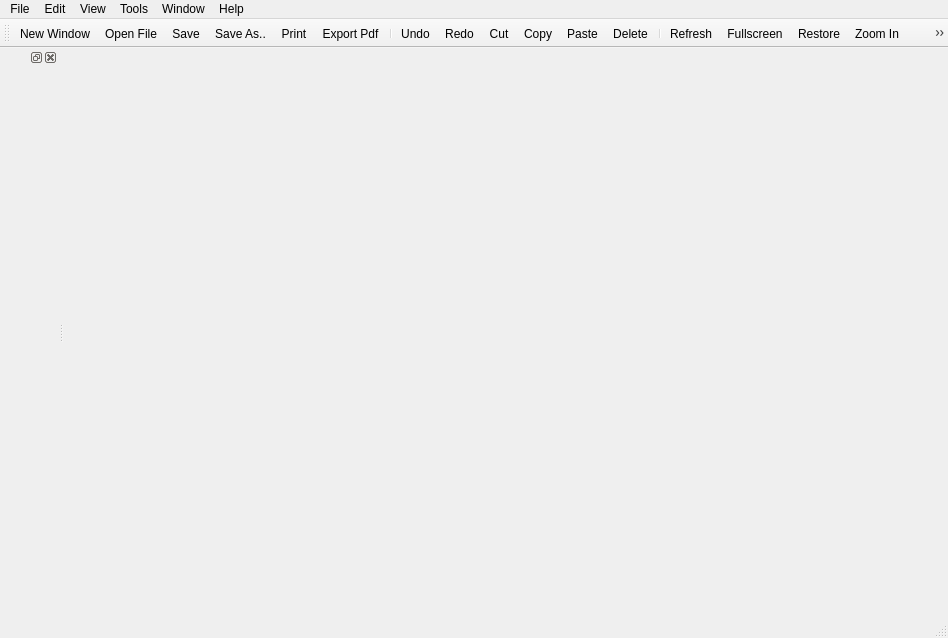
<?xml version="1.0" encoding="UTF-8"?>
<ui version="4.0">
 <class>detectWindow</class>
 <widget class="QMainWindow" name="detectWindow">
  <property name="windowModality">
   <enum>Qt::NonModal</enum>
  </property>
  <property name="enabled">
   <bool>true</bool>
  </property>
  <property name="geometry">
   <rect>
    <x>0</x>
    <y>0</y>
    <width>948</width>
    <height>638</height>
   </rect>
  </property>
  <property name="font">
   <font>
    <pointsize>9</pointsize>
   </font>
  </property>
  <property name="windowTitle">
   <string>HT-Detector</string>
  </property>
  <property name="windowIcon">
   <iconset resource="../img.qrc">
    <normaloff>:/resource/10125_icons/shell32_35.ico</normaloff>:/resource/10125_icons/shell32_35.ico</iconset>
  </property>
  <property name="autoFillBackground">
   <bool>true</bool>
  </property>
  <property name="inputMethodHints">
   <set>Qt::ImhNone</set>
  </property>
  <property name="iconSize">
   <size>
    <width>30</width>
    <height>30</height>
   </size>
  </property>
  <widget class="QWidget" name="centralwidget">
   <layout class="QVBoxLayout" name="verticalLayout">
    <item>
     <layout class="QVBoxLayout" name="mainwindowVLayout">
      <property name="sizeConstraint">
       <enum>QLayout::SetNoConstraint</enum>
      </property>
     </layout>
    </item>
   </layout>
  </widget>
  <widget class="QMenuBar" name="menubar">
   <property name="geometry">
    <rect>
     <x>0</x>
     <y>0</y>
     <width>948</width>
     <height>17</height>
    </rect>
   </property>
   <widget class="QMenu" name="menuFile">
    <property name="title">
     <string>File</string>
    </property>
    <addaction name="actionNew_Window"/>
    <addaction name="actionOpen_File"/>
    <addaction name="separator"/>
    <addaction name="actionSave"/>
    <addaction name="actionSave_As"/>
    <addaction name="separator"/>
    <addaction name="actionPrint"/>
    <addaction name="actionPrint_Preview"/>
    <addaction name="actionExport_Pdf"/>
    <addaction name="separator"/>
    <addaction name="actionExit"/>
   </widget>
   <widget class="QMenu" name="menuEdit">
    <property name="title">
     <string>Edit</string>
    </property>
    <addaction name="actionUndo"/>
    <addaction name="actionRedo"/>
    <addaction name="separator"/>
    <addaction name="actionCut"/>
    <addaction name="actionCopy"/>
    <addaction name="actionPaste"/>
    <addaction name="separator"/>
    <addaction name="actionRemove"/>
    <addaction name="actionDelete"/>
    <addaction name="separator"/>
    <addaction name="actionAdvanced"/>
    <addaction name="separator"/>
    <addaction name="actionFind_Replace"/>
    <addaction name="separator"/>
    <addaction name="actionPreferences"/>
   </widget>
   <widget class="QMenu" name="menuView">
    <property name="title">
     <string>View</string>
    </property>
    <addaction name="actionRefresh"/>
    <addaction name="actionFullscreen"/>
    <addaction name="actionRestore"/>
    <addaction name="actionZoom_In"/>
    <addaction name="actionZoom_Out"/>
    <addaction name="actionZoom_Original"/>
    <addaction name="actionZoom_Fit_Best"/>
   </widget>
   <widget class="QMenu" name="menuTools">
    <property name="title">
     <string>Tools</string>
    </property>
   </widget>
   <widget class="QMenu" name="menuWindow">
    <property name="title">
     <string>Window</string>
    </property>
   </widget>
   <widget class="QMenu" name="menuHelp">
    <property name="title">
     <string>Help</string>
    </property>
    <addaction name="actionAbout_Qt_Creator"/>
   </widget>
   <addaction name="menuFile"/>
   <addaction name="menuEdit"/>
   <addaction name="menuView"/>
   <addaction name="menuTools"/>
   <addaction name="menuWindow"/>
   <addaction name="menuHelp"/>
  </widget>
  <widget class="QStatusBar" name="statusbar"/>
  <widget class="QToolBar" name="menuToolBar">
   <property name="enabled">
    <bool>true</bool>
   </property>
   <property name="sizePolicy">
    <sizepolicy hsizetype="Preferred" vsizetype="Expanding">
     <horstretch>0</horstretch>
     <verstretch>0</verstretch>
    </sizepolicy>
   </property>
   <property name="cursor">
    <cursorShape>ArrowCursor</cursorShape>
   </property>
   <property name="mouseTracking">
    <bool>false</bool>
   </property>
   <property name="windowTitle">
    <string>toolBar</string>
   </property>
   <property name="autoFillBackground">
    <bool>false</bool>
   </property>
   <property name="iconSize">
    <size>
     <width>30</width>
     <height>30</height>
    </size>
   </property>
   <property name="floatable">
    <bool>true</bool>
   </property>
   <attribute name="toolBarArea">
    <enum>TopToolBarArea</enum>
   </attribute>
   <attribute name="toolBarBreak">
    <bool>false</bool>
   </attribute>
   <addaction name="actionNew_Window"/>
   <addaction name="actionOpen_File"/>
   <addaction name="actionSave"/>
   <addaction name="actionSave_As"/>
   <addaction name="actionPrint"/>
   <addaction name="actionExport_Pdf"/>
   <addaction name="separator"/>
   <addaction name="actionUndo"/>
   <addaction name="actionRedo"/>
   <addaction name="actionCut"/>
   <addaction name="actionCopy"/>
   <addaction name="actionPaste"/>
   <addaction name="actionDelete"/>
   <addaction name="separator"/>
   <addaction name="actionRefresh"/>
   <addaction name="actionFullscreen"/>
   <addaction name="actionRestore"/>
   <addaction name="actionZoom_In"/>
   <addaction name="actionZoom_Out"/>
   <addaction name="actionZoom_Fit_Best"/>
   <addaction name="separator"/>
  </widget>
  <widget class="QDockWidget" name="dockWidget">
   <attribute name="dockWidgetArea">
    <number>1</number>
   </attribute>
   <widget class="QWidget" name="dockWidgetContents"/>
  </widget>
  <action name="actionNew_Window">
   <property name="icon">
    <iconset resource="../img.qrc">
     <normaloff>:/resource/mine/newwindow.ico</normaloff>:/resource/mine/newwindow.ico</iconset>
   </property>
   <property name="text">
    <string>New Window</string>
   </property>
   <property name="shortcut">
    <string>Ctrl+N</string>
   </property>
   <property name="shortcutContext">
    <enum>Qt::WindowShortcut</enum>
   </property>
   <property name="visible">
    <bool>true</bool>
   </property>
  </action>
  <action name="actionOpen_File">
   <property name="icon">
    <iconset resource="../img.qrc">
     <normaloff>:/resource/mine/openfile.ico</normaloff>:/resource/mine/openfile.ico</iconset>
   </property>
   <property name="text">
    <string>Open File</string>
   </property>
   <property name="shortcut">
    <string>Ctrl+O</string>
   </property>
  </action>
  <action name="actionSave">
   <property name="icon">
    <iconset resource="../img.qrc">
     <normaloff>:/resource/mine/save.ico</normaloff>:/resource/mine/save.ico</iconset>
   </property>
   <property name="text">
    <string>Save</string>
   </property>
   <property name="shortcut">
    <string>Ctrl+S</string>
   </property>
  </action>
  <action name="actionSave_As">
   <property name="icon">
    <iconset resource="../img.qrc">
     <normaloff>:/resource/mine/saveas.ico</normaloff>:/resource/mine/saveas.ico</iconset>
   </property>
   <property name="text">
    <string>Save As..</string>
   </property>
  </action>
  <action name="actionPrint">
   <property name="icon">
    <iconset resource="../img.qrc">
     <normaloff>:/resource/mine/print.ico</normaloff>:/resource/mine/print.ico</iconset>
   </property>
   <property name="text">
    <string>Print</string>
   </property>
   <property name="shortcut">
    <string>Ctrl+P</string>
   </property>
  </action>
  <action name="actionPrint_Preview">
   <property name="icon">
    <iconset theme="document-print-preview">
     <normaloff>.</normaloff>.</iconset>
   </property>
   <property name="text">
    <string>Print Preview</string>
   </property>
  </action>
  <action name="actionExit">
   <property name="icon">
    <iconset theme="window-close">
     <normaloff>.</normaloff>.</iconset>
   </property>
   <property name="text">
    <string>Exit</string>
   </property>
   <property name="shortcut">
    <string>Ctrl+Q</string>
   </property>
  </action>
  <action name="actionUndo">
   <property name="icon">
    <iconset resource="../img.qrc">
     <normaloff>:/resource/10125_icons/imageres_5315.ico</normaloff>:/resource/10125_icons/imageres_5315.ico</iconset>
   </property>
   <property name="text">
    <string>Undo</string>
   </property>
   <property name="shortcut">
    <string>Ctrl+Z</string>
   </property>
  </action>
  <action name="actionRedo">
   <property name="icon">
    <iconset resource="../img.qrc">
     <normaloff>:/resource/10125_icons/imageres_5311.ico</normaloff>:/resource/10125_icons/imageres_5311.ico</iconset>
   </property>
   <property name="text">
    <string>Redo</string>
   </property>
   <property name="shortcut">
    <string>Ctrl+Y</string>
   </property>
  </action>
  <action name="actionCut">
   <property name="icon">
    <iconset resource="../img.qrc">
     <normaloff>:/resource/10125_icons/shell32_16762.ico</normaloff>:/resource/10125_icons/shell32_16762.ico</iconset>
   </property>
   <property name="text">
    <string>Cut</string>
   </property>
   <property name="shortcut">
    <string>Ctrl+X</string>
   </property>
  </action>
  <action name="actionCopy">
   <property name="icon">
    <iconset resource="../img.qrc">
     <normaloff>:/resource/10125_icons/shell32_243.ico</normaloff>:/resource/10125_icons/shell32_243.ico</iconset>
   </property>
   <property name="text">
    <string>Copy</string>
   </property>
   <property name="shortcut">
    <string>Ctrl+C</string>
   </property>
  </action>
  <action name="actionPaste">
   <property name="icon">
    <iconset resource="../img.qrc">
     <normaloff>:/resource/10125_icons/shell32_16763.ico</normaloff>:/resource/10125_icons/shell32_16763.ico</iconset>
   </property>
   <property name="text">
    <string>Paste</string>
   </property>
   <property name="shortcut">
    <string>Ctrl+V</string>
   </property>
  </action>
  <action name="actionRemove">
   <property name="text">
    <string>Remove</string>
   </property>
   <property name="shortcut">
    <string>Del</string>
   </property>
  </action>
  <action name="actionDelete">
   <property name="icon">
    <iconset resource="../img.qrc">
     <normaloff>:/resource/mine/delete.ico</normaloff>:/resource/mine/delete.ico</iconset>
   </property>
   <property name="text">
    <string>Delete</string>
   </property>
   <property name="shortcut">
    <string>Ctrl+D</string>
   </property>
  </action>
  <action name="actionAdvanced">
   <property name="text">
    <string>Advanced</string>
   </property>
  </action>
  <action name="actionFind_Replace">
   <property name="icon">
    <iconset theme="edit-find-replace">
     <normaloff>.</normaloff>.</iconset>
   </property>
   <property name="text">
    <string>Find/Replace</string>
   </property>
  </action>
  <action name="actionPreferences">
   <property name="text">
    <string>Preferences</string>
   </property>
  </action>
  <action name="actionAbout_Qt_Creator">
   <property name="text">
    <string>About Qt Creator...</string>
   </property>
  </action>
  <action name="actionRefresh">
   <property name="icon">
    <iconset resource="../img.qrc">
     <normaloff>:/resource/mine/refresh.ico</normaloff>:/resource/mine/refresh.ico</iconset>
   </property>
   <property name="text">
    <string>Refresh</string>
   </property>
   <property name="shortcut">
    <string>Ctrl+R</string>
   </property>
  </action>
  <action name="actionFullscreen">
   <property name="icon">
    <iconset resource="../img.qrc">
     <normaloff>:/resource/mine/fullscreen.ico</normaloff>:/resource/mine/fullscreen.ico</iconset>
   </property>
   <property name="text">
    <string>Fullscreen</string>
   </property>
  </action>
  <action name="actionRestore">
   <property name="icon">
    <iconset resource="../img.qrc">
     <normaloff>:/resource/mine/restore.ico</normaloff>:/resource/mine/restore.ico</iconset>
   </property>
   <property name="text">
    <string>Restore</string>
   </property>
  </action>
  <action name="actionZoom_In">
   <property name="icon">
    <iconset resource="../img.qrc">
     <normaloff>:/resource/mine/zoomin.ico</normaloff>:/resource/mine/zoomin.ico</iconset>
   </property>
   <property name="text">
    <string>Zoom In</string>
   </property>
  </action>
  <action name="actionZoom_Out">
   <property name="icon">
    <iconset resource="../img.qrc">
     <normaloff>:/resource/mine/zoomout.ico</normaloff>:/resource/mine/zoomout.ico</iconset>
   </property>
   <property name="text">
    <string>Zoom Out</string>
   </property>
  </action>
  <action name="actionZoom_Original">
   <property name="text">
    <string>Zoom Original</string>
   </property>
  </action>
  <action name="actionZoom_Fit_Best">
   <property name="icon">
    <iconset theme="zoom-fit-best">
     <normaloff>.</normaloff>.</iconset>
   </property>
   <property name="text">
    <string>Zoom Fit Best</string>
   </property>
  </action>
  <action name="actionGoNext">
   <property name="icon">
    <iconset resource="../img.qrc">
     <normaloff>:/resource/mine/gonext.ico</normaloff>:/resource/mine/gonext.ico</iconset>
   </property>
   <property name="text">
    <string>GoNext</string>
   </property>
  </action>
  <action name="actionGoPrevious">
   <property name="icon">
    <iconset resource="../img.qrc">
     <normaloff>:/resource/mine/goprevious.ico</normaloff>:/resource/mine/goprevious.ico</iconset>
   </property>
   <property name="text">
    <string>GoPrevious</string>
   </property>
  </action>
  <action name="actionExport_Pdf">
   <property name="icon">
    <iconset resource="../img.qrc">
     <normaloff>:/resource/mine/exportpdf.ico</normaloff>:/resource/mine/exportpdf.ico</iconset>
   </property>
   <property name="text">
    <string>Export Pdf</string>
   </property>
  </action>
 </widget>
 <resources>
  <include location="../img.qrc"/>
 </resources>
 <connections/>
</ui>
